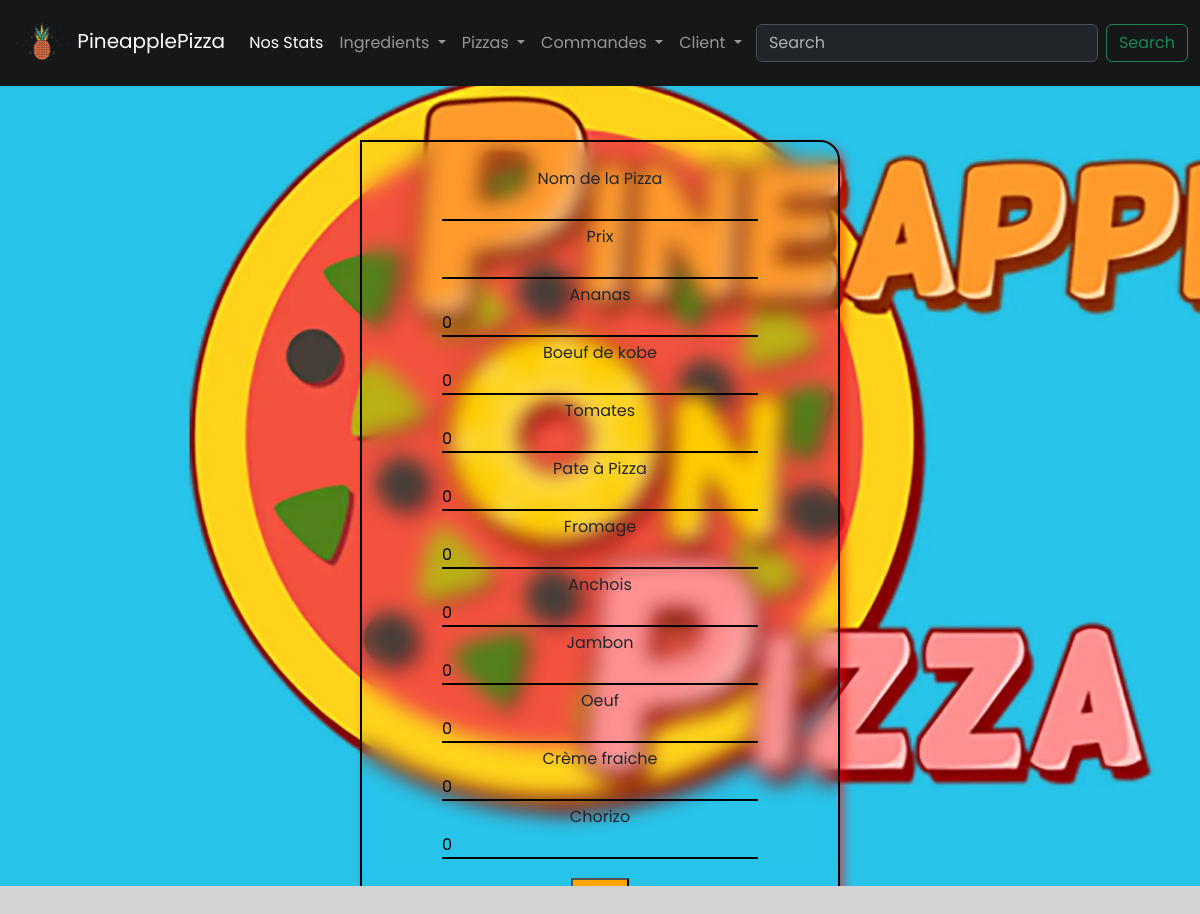
The app's page /pizzaajouter.php with its own data.
### tables this page shows
CREATE TABLE `ingredients` (
  `id` int(11) NOT NULL,
  `nom` varchar(50) DEFAULT NULL,
  `prix` decimal(10,2) DEFAULT NULL,
  `calorie` int(11) DEFAULT NULL
);

### www/classes/DB.php (called while the page is built)
<?php
class DB
{
    private static $host = 'db';
    private static $dbName = 'pizzeriadb';
    private static $user = 'pizzeriadb';
    private static $password = 'pizzeriadb';
    private static $connection = null;
    public static function getConnection() {
        if (self::$connection === null) {
            try {
                self::$connection = new PDO('mysql:host=' . self::$host . ';dbname=' . self::$dbName, self::$user, self::$password);
            } catch (PDOException $e) {
                die("Erreur de connexion à la base de données : " . $e->getMessage());
            }
        }
        return self::$connection;
    }
}

### www/classes/Ingredient.php (called while the page is built, shortened)
<?php
class Ingredient{
    private $id;
    private $nom;
    public static function findAll() {
        $stmt = DB::getConnection()->query("SELECT * FROM ingredients");
        $lesIngredients = [];
        while ($row = $stmt->fetch(PDO::FETCH_ASSOC)) {
            $ingredients = new Ingredient($row['nom'], $row['prix'],$row['calorie']);
            $ingredients->id = $row['id'];
            $lesIngredients[] = $ingredients;
        }
        return $lesIngredients;
    }
    public function getId(){
        return $this->id;
    }
    public function getNom(){
        return $this->nom;
    }
    public function setNom($value){
        $this->nom = $value;
    }
}

### www/pizzaajouter.php (the view, shortened to what this page needs)
<?php include("includes/top.php");?>
<div class="ajouteringredient">
    <form class="form" action="fonctions/fpizzaajouter.php" method="POST">
        <label for="nom">Nom de la Pizza</label>
        <input type="text" name="nom">
        <label for="prix">Prix</label>
        <input type="text" name="prix">
        <?php $mesIngredients = Ingredient::findAll();
            foreach($mesIngredients as $ingredient){
                ?>
            <label for="quantite"><?php echo($ingredient->getNom());?></label>
            <input type="text" name="quantite<?php echo($ingredient->getId());?>" placeholder="Gramme" value="0" required>
            <?php } ?>
            <button class="buttonsubmit" type="submit">Créer</button>
        </form>
    </div>
<?php include("includes/bottom.php");?>

### www/style.css (style rules this page uses)
* { margin: 0; padding: 0; box-sizing: border-box; font-family: 'Poppins', sans-serif; }
body { background-color: lightgrey; background-image: url(pineapple.webp); background-size: cover; background-repeat: no-repeat; }
.ajouteringredient { display: flex; flex-direction: column; justify-content: center; align-items: center; gap: 5px; overflow: auto; height: 800px; }
.form { display: flex; border: solid 2px black; flex-direction: column; justify-content: center; align-items: center; flex-wrap: wrap; padding: 25px; width: 40%; height: auto; margin-top: 50px; gap: 4px; border-bottom-left-radius: 20px; border-top-right-radius: 20px; background: transparent; backdrop-filter: blur(10px); box-shadow: 5px 5px 10px rgba(255, 0, 0, 0.5); }
.buttonsubmit { margin-top: 15px; background-color: orange; color: black; transition: transform 0.5s ease; padding: 5px; }
.form input { background:transparent; border: none; border-bottom: solid 2px black; outline: none; }

### records on screen
ingredients: nom "Ananas"
ingredients: nom "Boeuf de kobe"
ingredients: nom "Tomates"
ingredients: nom "Pate à Pizza"
ingredients: nom "Fromage"
ingredients: nom "Anchois"
ingredients: nom "Jambon"
ingredients: nom "Oeuf"
ingredients: nom "Crème fraiche"
ingredients: nom "Chorizo"
